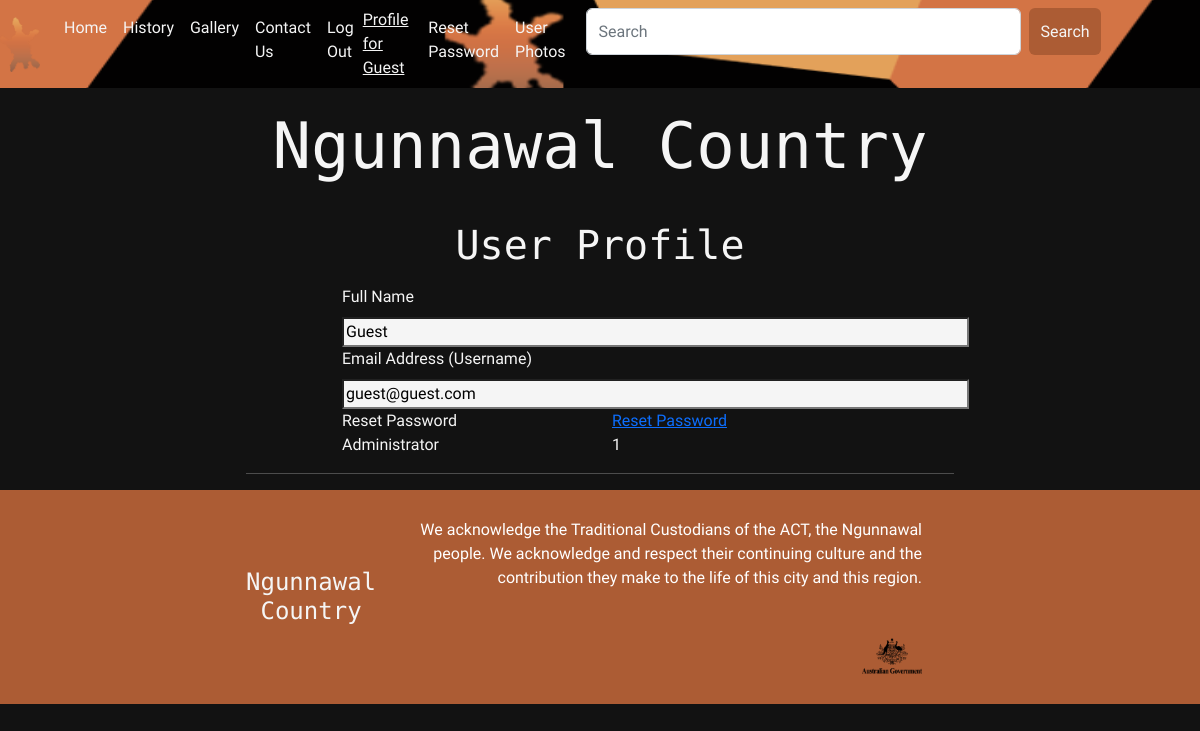
The page /profile (signed in) on the database its author committed.
### models.py (models this page shows, shortened)
class User(UserMixin, db.Model):
    id = db.Column(db.Integer, primary_key=True)
    email_address = db.Column(db.String(255), unique=True)
    name = db.Column(db.String(255))
    password_hash = db.Column(db.String(255))
    user_level = db.Column(db.Integer)
    def is_admin(self):
        if self.user_level == 2:
            return True
        else:
            return False

### app.py (the view)
@app.route('/profile', methods=['GET', 'POST'])
@login_required
def profile():
    form = UserProfileForm()
    user = User.query.filter_by(email_address=current_user.email_address).first()
    if request.method == 'GET':
        form.name.data = user.name
        form.email_address.data = user.email_address
    if form.validate_on_submit():
        user.update_details(email_address=form.email_address.data, name=form.name.data)
        db.session.commit()
        flash("Your details have been changed")
        return redirect(url_for("homepage"))
    return render_template("userprofile.html", title="Ngunnawal Country | Profile", user=current_user, form=form)

### forms.py
class UserProfileForm(FlaskForm):
    email_address = StringField("Email Address (Username)", validators=[DataRequired(), Email()], render_kw={"class": "text-box"})
    name = StringField("Full Name", validators=[DataRequired()], render_kw={"class": "text-box"})
    submit = SubmitField("Update Profile", render_kw={"class": "btn"})

### models.py (called while the page is built)
@login.user_loader
def load_user(id):
    return User.query.get(int(id))

### templates/userprofile.html (shortened to what this page needs)
{% extends 'template.html' %}
{% block cellContent1 %}
    <h2 class="section-header">User Profile</h2>
{% endblock %}
{% block cellContent2 %}
    <form action="" method="post">
        <div class="container text-left">
            <div class="row">
                <div class="col-md-6">
                {{ form.name.label }}<br>
                {{ form.name(size=64) }}<br>
                </div>
            </div>
            <div class="row">
                <div class="col-md-6">
                {{ form.email_address.label }}<br>
                {{ form.email_address(size=64) }}<br>
                </div>
            </div>
            <div class="row">
                <div class="col-md-6">
                    Reset Password
                </div>
                <div class="col-md-6">
                    <a href="/reset_password">Reset Password</a>
                </div>
            </div>
            <div class="row">
                <div class="col-md-6">
                    {% if user.user_level==1 %}
                        Administrator
                    {% else %}
                        User
                    {% endif %}
                </div>
                <div class="col-md-6">
                    {{ user.user_level }}
                </div>
            </div>
        </div>
    </form>
{% endblock %}

### templates/template.html (shortened to what this page needs)
<!DOCTYPE html>
<head>
    <link rel="stylesheet" href="https://cdn.jsdelivr.net/npm/bootstrap@4.0.0/dist/css/bootstrap.min.css"
/>
    <link rel="stylesheet" href="/static/css/bootstrap.css"
/>
    <link rel="stylesheet" href="/static/styles.css"/>
</head>
<body>
<header>
    <nav
            class="navbar navbar-dark bg-dark navbar-expand-lg"
            style="background-image: url(/static/Images/Requisites/Ngunnawal-country-banner.png);
    background-size: 1000px 150px;
    background-position: right;
    background-repeat: repeat;"
            role="navigation">
        <img
                class="navbar-brand"
                src="/static/Images/Requisites/Ngunnawal-logo.png"
                width="40px"
                height="65px" href="#"></a>
        <div class="collapse navbar-collapse" id="navbarNavAltMarkup">
            <div class="navbar-nav">
                    <a class="nav-item nav-link active"
                       style="color: whitesmoke;"
                       href="/">Home
                       <span class="sr-only">(current)</span></a>
                    <a class="nav-item nav-link"
                       style="color: whitesmoke;"
                       href="/history">History</a>
                    <a class="nav-item nav-link"
                       style="color: whitesmoke;"
                       href="/gallery">Gallery</a>
                    <a class="nav-item nav-link"
                       style="color: whitesmoke;"
                       href="/contact">Contact Us</a>
                {% if user.is_anonymous %}
                    <a class="nav-item nav-link"
                       style="color: whitesmoke;"
                       href="/register">User Registration</a>
                    <a class="nav-item nav-link"
                       style="color: whitesmoke;"
                       href="/login">Login</a>
                {% else %}
                    <a class="nav-item nav-link"
                       style="color: whitesmoke;"
                       href="/logout">Log Out</a>
                    <a class="nav-item" style="color: whitesmoke;"
                       href="/profile">Profile for {{ user.name }}</a>
                    <a class="nav-item nav-link"
                       style="color: whitesmoke;"
                       href="/passwordreset">Reset Password</a>
                    <a class="nav-item nav-link"
                       style="color: whitesmoke;"
                       href="/userphotos">User Photos</a>
                {% endif %}
                <div class="search-box container-fluid">
                    <form class="d-flex" role="search">
                        <input class="search-box-text form-control me-2" type="search" placeholder="Search"
                               aria-label="Search">
                        <button class="btn" type="submit">Search</button>
                    </form>
                </div>
            </div>
        </div>
    </nav>
    <h1
            class="company-name company-name-large"
            style="padding-top: 20px; padding-bottom: 20px;">Ngunnawal Country</h1>
</header>
<section class="content-section container">
    <p>
        {% block cellContent1 %} {% endblock %}
    </p>
    <p>
        {% block cellContent2 %} {% endblock %}
    </p>
    <hr/>
</section>
<footer class="main-footer">
    <div class="container main-footer-container">
        <h3 style="font-size: 1.5em;" class="company-name">Ngunnawal Country</h3>
        <ul class="nav footer-nav">
            <li>
                <a>
                    We acknowledge the Traditional Custodians of the ACT, the Ngunnawal
                    people. We acknowledge and respect their continuing culture and the
                    contribution they make to the life of this city and this region.
                </a>
            </li>
            <li style="width: 100%;">
                <a href="https://www.act.gov.au/ngunnawal-country"
                   style="background-size:contain">
                    <img src="/static/Images/Footer/government-icon.png"/>
                </a>
            </li>
        </ul>
    </div>
</footer>
</body>
</html>

### static/styles.css (style rules this page uses)
* { box sizing: border-box; font-family: 'Urbanist', sans-serif; }
html, body { margin: 0; padding: 0; }
.nav li { display: inline; }
.nav a { display: inline-block; padding: 1.5em; color: white; text-decoration: none; }
.company-name { text-align: center; color: whitesmoke; font-family: 'Azeret Mono', monospace; margin: 0; font-size: 3em; }
.company-name-large { font-size: 4em; }
.content-section { margin: 1em; }
.container { max-width: 900px; margin: 0 auto; padding: 0 6em; }
.section-header { font-family: 'Azeret Mono', monospace; color: whitesmoke; text-decoration: none; text-align: center; font-size: 2.5em; }
.main-footer { background-color: #ac5c34; color: White; padding: .25em 0; }
.main-footer-container { display: flex; align-items: center; }
.main-footer-container ul { flex-grow: 1; text-align: right; }
.footer-nav li { padding: 0 .5em; }
.footer-nav img { width: 60px; height: 38px; }
.btn { color: whitesmoke; background-color: #ac5c34; text-align: center; vertical-align: middle; padding: .67em; cursor: pointer; }
body { background-color: #121212; color: whitesmoke; }
.search-box-text { color: whitesmoke; }
.text-box { background-color: whitesmoke; }

### rows shown on the page
User: name "Guest", email_address "guest@guest.com", user_level "1"
